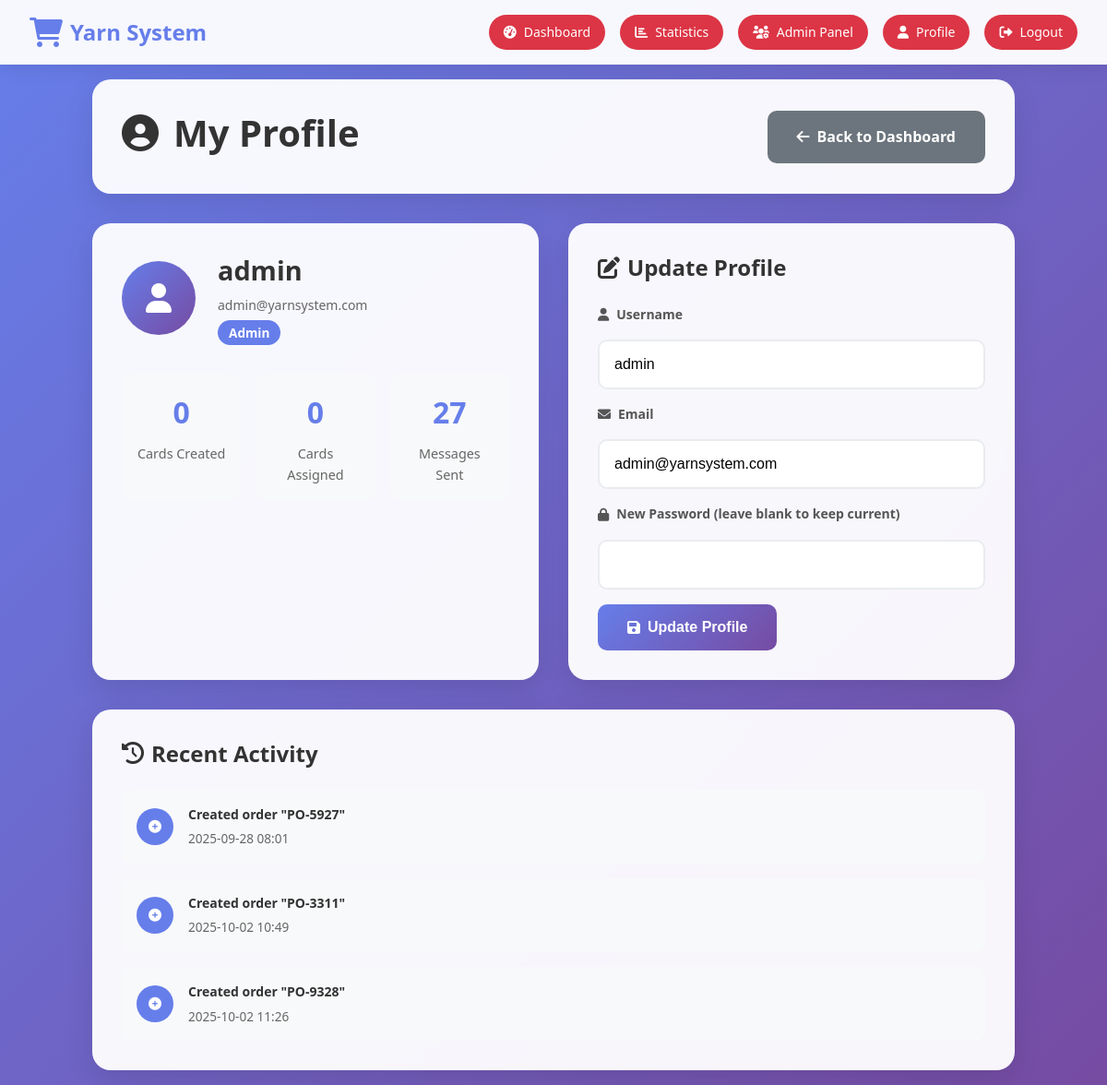
The app's page /profile (signed in) with its own data.
### app.py (models this page shows)
class User(db.Model):
    id = db.Column(db.Integer, primary_key=True)
    username = db.Column(db.String(80), unique=True, nullable=False)
    email = db.Column(db.String(120), unique=True, nullable=False)
    password_hash = db.Column(db.String(120), nullable=False)
    role = db.Column(db.String(20), nullable=False)  # admin, agent, user
    created_at = db.Column(db.DateTime, default=datetime.utcnow)
    is_active = db.Column(db.Boolean, default=True)

class Order(db.Model):
    id = db.Column(db.Integer, primary_key=True)
    order_id = db.Column(db.String(50), unique=True, nullable=False)  # e.g., PO-1052
    customer_name = db.Column(db.String(200), nullable=False)
    yarn_type = db.Column(db.String(100), nullable=False)
    quantity_kg = db.Column(db.Float, nullable=False)
    startup_date = db.Column(db.Date, nullable=False)
    order_type = db.Column(db.String(20), nullable=False)  # Local / Export
    amount_usd = db.Column(db.Float, nullable=False)
    status = db.Column(db.String(50), nullable=False, default='New Order')
    created_by = db.Column(db.Integer, db.ForeignKey('user.id'), nullable=False)
    assigned_agent = db.Column(db.Integer, db.ForeignKey('user.id'))  # Primary agent
    created_at = db.Column(db.DateTime, default=datetime.utcnow)
    updated_at = db.Column(db.DateTime, default=datetime.utcnow, onupdate=datetime.utcnow)
    creator = db.relationship('User', foreign_keys=[created_by], backref='created_orders')
    agent = db.relationship('User', foreign_keys=[assigned_agent], backref='assigned_orders')

### app.py (the view)
@app.route('/profile')
def profile():
    if 'user_id' not in session:
        return redirect(url_for('login'))
    user = User.query.get(session['user_id'])
    return render_template('profile.html', user=user)

### templates/profile.html (shortened to what this page needs)
{% extends "base.html" %}
{% block content %}
<div class="profile-container">
    <div class="profile-header">
        <h1><i class="fas fa-user-circle"></i> My Profile</h1>
        <div class="profile-actions">
            <a href="{{ url_for('dashboard') }}" class="btn btn-secondary">
                <i class="fas fa-arrow-left"></i>
                Back to Dashboard
            </a>
        </div>
    </div>
    <div class="profile-content">
        <div class="profile-card">
            <div class="profile-info">
                <div class="profile-avatar">
                    <i class="fas fa-user"></i>
                </div>
                <div class="profile-details">
                    <h2>{{ user.username }}</h2>
                    <p class="profile-email">{{ user.email }}</p>
                    <span class="profile-role">{{ user.role.title() }}</span>
                </div>
            </div>
            <div class="profile-stats">
                <div class="stat-item">
                    <div class="stat-number">{{ user.created_cards|length }}</div>
                    <div class="stat-label">Cards Created</div>
                </div>
                <div class="stat-item">
                    <div class="stat-number">{{ user.assigned_cards|length }}</div>
                    <div class="stat-label">Cards Assigned</div>
                </div>
                <div class="stat-item">
                    <div class="stat-number">{{ user.sent_messages|length }}</div>
                    <div class="stat-label">Messages Sent</div>
                </div>
            </div>
        </div>
        <div class="profile-form-card">
            <h3><i class="fas fa-edit"></i> Update Profile</h3>
            <form method="POST" action="{{ url_for('update_profile') }}">
                <div class="form-group">
                    <label for="username">
                        <i class="fas fa-user"></i>
                        Username
                    </label>
                    <input type="text" id="username" name="username" value="{{ user.username }}" required>
                </div>
                <div class="form-group">
                    <label for="email">
                        <i class="fas fa-envelope"></i>
                        Email
                    </label>
                    <input type="email" id="email" name="email" value="{{ user.email }}" required>
                </div>
                <div class="form-group">
                    <label for="password">
                        <i class="fas fa-lock"></i>
                        New Password (leave blank to keep current)
                    </label>
                    <input type="password" id="password" name="password">
                </div>
                <div class="form-actions">
                    <button type="submit" class="btn btn-primary">
                        <i class="fas fa-save"></i>
                        Update Profile
                    </button>
                </div>
            </form>
        </div>
        <div class="profile-activity-card">
            <h3><i class="fas fa-history"></i> Recent Activity</h3>
            <div class="activity-list">
                {% for order in user.created_orders[-5:] %}
                <div class="activity-item">
                    <div class="activity-icon">
                        <i class="fas fa-plus-circle"></i>
                    </div>
                    <div class="activity-content">
                        <div class="activity-title">Created order "{{ order.order_id }}"</div>
                        <div class="activity-time">{{ order.created_at.strftime('%Y-%m-%d %H:%M') }}</div>
                    </div>
                </div>
                {% endfor %}
            </div>
        </div>
    </div>
</div>
{% endblock %}

### static/css/style.css (style rules this page uses)
* { margin: 0; padding: 0; box-sizing: border-box; }
body { font-family: 'Segoe UI', Tahoma, Geneva, Verdana, sans-serif; background: linear-gradient(135deg, #667eea 0%, #764ba2 100%); min-height: 100vh; color: #333; font-size: 14px; line-height: 1.6; }
h1, h2, h3, h4, h5, h6 { font-weight: 600; line-height: 1.3; margin-bottom: 0.5rem; }
h1 { font-size: 2rem; }
h2 { font-size: 1.75rem; }
h3 { font-size: 1.5rem; }
.btn { display: inline-flex; align-items: center; gap: 0.5rem; padding: 0.75rem 1.5rem; border: none; border-radius: 8px; font-size: 0.9rem; font-weight: 600; text-decoration: none; cursor: pointer; transition: all 0.3s ease; white-space: nowrap; }
.btn-primary { background: linear-gradient(135deg, #667eea 0%, #764ba2 100%); color: white; }
.btn-secondary { background: #6c757d; color: white; }
.form-group { margin-bottom: 1rem; }
.form-group label { display: block; margin-bottom: 0.5rem; font-weight: 600; color: #333; }
.form-group { display: flex; flex-direction: column; gap: 0.5rem; }
.form-group label { font-weight: 600; color: #555; display: flex; align-items: center; gap: 0.5rem; }
.form-group input, .form-group select, .form-group textarea { padding: 1rem; border: 2px solid #e9ecef; border-radius: 10px; font-size: 1rem; transition: all 0.3s ease; background: white; }
.btn { padding: 1rem 2rem; border: none; border-radius: 10px; font-size: 1rem; font-weight: 600; cursor: pointer; transition: all 0.3s ease; display: inline-flex; align-items: center; gap: 0.5rem; text-decoration: none; justify-content: center; }
.profile-container { max-width: 1000px; margin: 0 auto; }
.profile-header { display: flex; justify-content: space-between; align-items: center; margin-bottom: 2rem; background: rgba(255, 255, 255, 0.95); backdrop-filter: blur(10px); padding: 2rem; border-radius: 20px; box-shadow: 0 10px 30px rgba(0, 0, 0, 0.1); }
.profile-header h1 { font-size: 2.5rem; color: #333; display: flex; align-items: center; gap: 1rem; }
.profile-content { display: grid; grid-template-columns: 1fr 1fr; gap: 2rem; }
.profile-card { background: rgba(255, 255, 255, 0.95); backdrop-filter: blur(10px); border-radius: 20px; padding: 2rem; box-shadow: 0 10px 30px rgba(0, 0, 0, 0.1); }
.profile-info { display: flex; align-items: center; gap: 1.5rem; margin-bottom: 2rem; }
.profile-avatar { width: 80px; height: 80px; background: linear-gradient(135deg, #667eea 0%, #764ba2 100%); border-radius: 50%; display: flex; align-items: center; justify-content: center; color: white; font-size: 2rem; }
.profile-details h2 { font-size: 1.8rem; color: #333; margin-bottom: 0.5rem; }
.profile-email { color: #666; margin-bottom: 0.5rem; }
.profile-role { background: #667eea; color: white; padding: 0.25rem 0.75rem; border-radius: 15px; font-size: 0.85rem; font-weight: 600; }
.profile-stats { display: grid; grid-template-columns: repeat(3, 1fr); gap: 1rem; }
.stat-item { text-align: center; padding: 1rem; background: #f8f9fa; border-radius: 10px; }
.stat-number { font-size: 2rem; font-weight: bold; color: #667eea; margin-bottom: 0.5rem; }
.stat-label { font-size: 0.9rem; color: #666; }
.profile-form-card { background: rgba(255, 255, 255, 0.95); backdrop-filter: blur(10px); border-radius: 20px; padding: 2rem; box-shadow: 0 10px 30px rgba(0, 0, 0, 0.1); }
.profile-form-card h3 { font-size: 1.5rem; color: #333; margin-bottom: 1.5rem; display: flex; align-items: center; gap: 0.5rem; }
.profile-activity-card { grid-column: 1 / -1; background: rgba(255, 255, 255, 0.95); backdrop-filter: blur(10px); border-radius: 20px; padding: 2rem; box-shadow: 0 10px 30px rgba(0, 0, 0, 0.1); }
.profile-activity-card h3 { font-size: 1.5rem; color: #333; margin-bottom: 1.5rem; display: flex; align-items: center; gap: 0.5rem; }
.activity-list { display: flex; flex-direction: column; gap: 1rem; }
.activity-item { display: flex; align-items: center; gap: 1rem; padding: 1rem; background: #f8f9fa; border-radius: 10px; }
.activity-icon { width: 40px; height: 40px; background: #667eea; border-radius: 50%; display: flex; align-items: center; justify-content: center; color: white; }
.activity-content { flex: 1; }
.activity-title { font-weight: 600; color: #333; margin-bottom: 0.25rem; }
.activity-time { font-size: 0.85rem; color: #666; }

### records on screen
User: username "admin", email "admin@yarnsystem.com", role "Admin"
Order: order_id "PO-5927", created_at "2025-09-28 08:01"
Order: order_id "PO-3311", created_at "2025-10-02 10:49"
Order: order_id "PO-9328", created_at "2025-10-02 11:26"

### other values on screen
{{ user.created_cards|length }} "0"
{{ user.assigned_cards|length }} "0"
{{ user.sent_messages|length }} "27"
